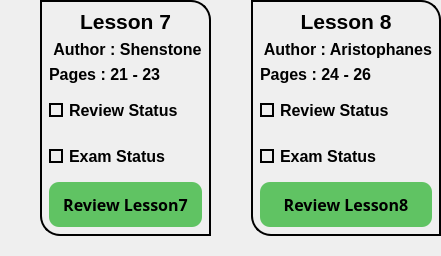
            <widget class="QWidget" name="widget_28" native="true">
             <property name="maximumSize">
              <size>
               <width>16777215</width>
               <height>280</height>
              </size>
             </property>
             <layout class="QHBoxLayout" name="horizontalLayout_8">
              <property name="spacing">
               <number>0</number>
              </property>
              <property name="leftMargin">
               <number>0</number>
              </property>
              <property name="topMargin">
               <number>0</number>
              </property>
              <property name="rightMargin">
               <number>0</number>
              </property>
              <property name="bottomMargin">
               <number>0</number>
              </property>
              <item>
               <widget class="QWidget" name="widget_35" native="true">
                <property name="styleSheet">
                 <string notr="true"/>
                </property>
                <layout class="QVBoxLayout" name="verticalLayout_27">
                 <property name="spacing">
                  <number>0</number>
                 </property>
                 <property name="leftMargin">
                  <number>40</number>
                 </property>
                 <property name="topMargin">
                  <number>0</number>
                 </property>
                 <property name="rightMargin">
                  <number>0</number>
                 </property>
                 <property name="bottomMargin">
                  <number>20</number>
                 </property>
                 <item>
                  <widget class="QWidget" name="widget_36" native="true">
                   <property name="styleSheet">
                    <string notr="true">border-bottom-left-radius:20px;
border-top-right-radius:20px;
border:2px solid black;
</string>
                   </property>
                   <layout class="QVBoxLayout" name="verticalLayout_28">
                    <item>
                     <widget class="QLabel" name="label_35">
                      <property name="font">
                       <font>
                        <family>Tahoma</family>
                        <pointsize>16</pointsize>
                        <bold>true</bold>
                       </font>
                      </property>
                      <property name="styleSheet">
                       <string notr="true">color:black;
border:none;</string>
                      </property>
                      <property name="text">
                       <string>Lesson 7</string>
                      </property>
                      <property name="alignment">
                       <set>Qt::AlignCenter</set>
                      </property>
                     </widget>
                    </item>
                    <item>
                     <widget class="QLabel" name="label_36">
                      <property name="minimumSize">
                       <size>
                        <width>0</width>
                        <height>5</height>
                       </size>
                      </property>
                      <property name="font">
                       <font>
                        <family>Tahoma</family>
                        <pointsize>12</pointsize>
                        <bold>true</bold>
                       </font>
                      </property>
                      <property name="styleSheet">
                       <string notr="true">color:black;
border:none;</string>
                      </property>
                      <property name="text">
                       <string> Author : Shenstone</string>
                      </property>
                      <property name="alignment">
                       <set>Qt::AlignCenter</set>
                      </property>
                     </widget>
                    </item>
                    <item>
                     <widget class="QLabel" name="label_37">
                      <property name="minimumSize">
                       <size>
                        <width>0</width>
                        <height>0</height>
                       </size>
                      </property>
                      <property name="font">
                       <font>
                        <family>Tahoma</family>
                        <pointsize>12</pointsize>
                        <bold>true</bold>
                       </font>
                      </property>
                      <property name="styleSheet">
                       <string notr="true">color:black;
border:none;</string>
                      </property>
                      <property name="text">
                       <string>Pages : 21 - 23</string>
                      </property>
                      <property name="alignment">
                       <set>Qt::AlignBottom|Qt::AlignLeading|Qt::AlignLeft</set>
                      </property>
                     </widget>
                    </item>
                    <item>
                     <widget class="QCheckBox" name="checkBox13">
                      <property name="minimumSize">
                       <size>
                        <width>0</width>
                        <height>40</height>
                       </size>
                      </property>
                      <property name="font">
                       <font>
                        <family>Tahoma</family>
                        <pointsize>12</pointsize>
                        <bold>true</bold>
                       </font>
                      </property>
                      <property name="layoutDirection">
                       <enum>Qt::LeftToRight</enum>
                      </property>
                      <property name="styleSheet">
                       <string notr="true">QCheckBox::indicator {
	border:2px solid black;	

}
QCheckBox::indicator:checked {
    background-color: qradialgradient(spread:pad, 
                            cx:0.5,
                            cy:0.5,
                            radius:0.9,
                            fx:0.5,
                            fy:0.5,
                            stop:0 rgba(0, 255, 0, 255), 
                            stop:1 rgba(0, 64, 0, 255));
}

QCheckBox{
	color:black;
	border:none;
}
</string>
                      </property>
                      <property name="text">
                       <string>Review Status</string>
                      </property>
                      <property name="iconSize">
                       <size>
                        <width>40</width>
                        <height>40</height>
                       </size>
                      </property>
                      <property name="tristate">
                       <bool>false</bool>
                      </property>
                     </widget>
                    </item>
                    <item>
                     <widget class="QCheckBox" name="checkBox14">
                      <property name="minimumSize">
                       <size>
                        <width>0</width>
                        <height>40</height>
                       </size>
                      </property>
                      <property name="font">
                       <font>
                        <family>Tahoma</family>
                        <pointsize>12</pointsize>
                        <bold>true</bold>
                       </font>
                      </property>
                      <property name="styleSheet">
                       <string notr="true">QCheckBox::indicator {
	border:2px solid black;	
}
QCheckBox::indicator:checked {
    background-color: qradialgradient(spread:pad, 
                            cx:0.5,
                            cy:0.5,
                            radius:0.9,
                            fx:0.5,
                            fy:0.5,
                            stop:0 rgba(0, 255, 0, 255), 
                            stop:1 rgba(0, 64, 0, 255));
}
QCheckBox{
	color:black;
	border:none;
}</string>
                      </property>
                      <property name="text">
                       <string>Exam Status</string>
                      </property>
                     </widget>
                    </item>
                    <item>
                     <widget class="QPushButton" name="btn7">
                      <property name="minimumSize">
                       <size>
                        <width>0</width>
                        <height>45</height>
                       </size>
                      </property>
                      <property name="font">
                       <font>
                        <family>Sitka Small Semibold</family>
                        <pointsize>12</pointsize>
                        <bold>true</bold>
                       </font>
                      </property>
                      <property name="cursor">
                       <cursorShape>PointingHandCursor</cursorShape>
                      </property>
                      <property name="styleSheet">
                       <string notr="true">border:none;
border-radius:10px;
color:black;
background-color: rgb(96, 195, 99);</string>
                      </property>
                      <property name="text">
                       <string>Review Lesson7</string>
                      </property>
                     </widget>
                    </item>
                   </layout>
                  </widget>
                 </item>
                </layout>
               </widget>
              </item>
              <item>
               <widget class="QWidget" name="widget_33" native="true">
                <property name="styleSheet">
                 <string notr="true"/>
                </property>
                <layout class="QVBoxLayout" name="verticalLayout_25">
                 <property name="spacing">
                  <number>0</number>
                 </property>
                 <property name="leftMargin">
                  <number>40</number>
                 </property>
                 <property name="topMargin">
                  <number>0</number>
                 </property>
                 <property name="rightMargin">
                  <number>0</number>
                 </property>
                 <property name="bottomMargin">
                  <number>20</number>
                 </property>
                 <item>
                  <widget class="QWidget" name="widget_34" native="true">
                   <property name="styleSheet">
                    <string notr="true">border-bottom-left-radius:20px;
border-top-right-radius:20px;
border:2px solid black;
</string>
                   </property>
                   <layout class="QVBoxLayout" name="verticalLayout_26">
                    <item>
                     <widget class="QLabel" name="label_32">
                      <property name="font">
                       <font>
                        <family>Tahoma</family>
                        <pointsize>16</pointsize>
                        <bold>true</bold>
                       </font>
                      </property>
                      <property name="styleSheet">
                       <string notr="true">color:black;
border:none;</string>
                      </property>
                      <property name="text">
                       <string>Lesson 8</string>
                      </property>
                      <property name="alignment">
                       <set>Qt::AlignCenter</set>
                      </property>
                     </widget>
                    </item>
                    <item>
                     <widget class="QLabel" name="label_33">
                      <property name="minimumSize">
                       <size>
                        <width>0</width>
                        <height>5</height>
                       </size>
                      </property>
                      <property name="font">
                       <font>
                        <family>Tahoma</family>
                        <pointsize>12</pointsize>
                        <bold>true</bold>
                       </font>
                      </property>
                      <property name="styleSheet">
                       <string notr="true">color:black;
border:none;</string>
                      </property>
                      <property name="text">
                       <string> Author : Aristophanes</string>
                      </property>
                      <property name="alignment">
                       <set>Qt::AlignCenter</set>
                      </property>
                     </widget>
                    </item>
                    <item>
                     <widget class="QLabel" name="label_34">
                      <property name="minimumSize">
                       <size>
                        <width>0</width>
                        <height>0</height>
                       </size>
                      </property>
                      <property name="font">
                       <font>
                        <family>Tahoma</family>
                        <pointsize>12</pointsize>
                        <bold>true</bold>
                       </font>
                      </property>
                      <property name="styleSheet">
                       <string notr="true">color:black;
border:none;</string>
                      </property>
                      <property name="text">
                       <string>Pages : 24 - 26</string>
                      </property>
                      <property name="alignment">
                       <set>Qt::AlignBottom|Qt::AlignLeading|Qt::AlignLeft</set>
                      </property>
                     </widget>
                    </item>
                    <item>
                     <widget class="QCheckBox" name="checkBox15">
                      <property name="minimumSize">
                       <size>
                        <width>0</width>
                        <height>40</height>
                       </size>
                      </property>
                      <property name="font">
                       <font>
                        <family>Tahoma</family>
                        <pointsize>12</pointsize>
                        <bold>true</bold>
                       </font>
                      </property>
                      <property name="layoutDirection">
                       <enum>Qt::LeftToRight</enum>
                      </property>
                      <property name="styleSheet">
                       <string notr="true">QCheckBox::indicator {
	border:2px solid black;	

}
QCheckBox::indicator:checked {
    background-color: qradialgradient(spread:pad, 
                            cx:0.5,
                            cy:0.5,
                            radius:0.9,
                            fx:0.5,
                            fy:0.5,
                            stop:0 rgba(0, 255, 0, 255), 
                            stop:1 rgba(0, 64, 0, 255));
}

QCheckBox{
	color:black;
	border:none;
}
</string>
                      </property>
                      <property name="text">
                       <string>Review Status</string>
                      </property>
                      <property name="iconSize">
                       <size>
                        <width>40</width>
                        <height>40</height>
                       </size>
                      </property>
                      <property name="tristate">
                       <bool>false</bool>
                      </property>
                     </widget>
                    </item>
                    <item>
                     <widget class="QCheckBox" name="checkBox16">
                      <property name="minimumSize">
                       <size>
                        <width>0</width>
                        <height>40</height>
                       </size>
                      </property>
                      <property name="font">
                       <font>
                        <family>Tahoma</family>
                        <pointsize>12</pointsize>
                        <bold>true</bold>
                       </font>
                      </property>
                      <property name="styleSheet">
                       <string notr="true">QCheckBox::indicator {
	border:2px solid black;	
}
QCheckBox::indicator:checked {
    background-color: qradialgradient(spread:pad, 
                            cx:0.5,
                            cy:0.5,
                            radius:0.9,
                            fx:0.5,
                            fy:0.5,
                            stop:0 rgba(0, 255, 0, 255), 
                            stop:1 rgba(0, 64, 0, 255));
}
QCheckBox{
	color:black;
	border:none;
}</string>
                      </property>
                      <property name="text">
                       <string>Exam Status</string>
                      </property>
                     </widget>
                    </item>
                    <item>
                     <widget class="QPushButton" name="btn8">
                      <property name="minimumSize">
                       <size>
                        <width>0</width>
                        <height>45</height>
                       </size>
                      </property>
                      <property name="font">
                       <font>
                        <family>Sitka Small Semibold</family>
                        <pointsize>12</pointsize>
                        <bold>true</bold>
                       </font>
                      </property>
                      <property name="cursor">
                       <cursorShape>PointingHandCursor</cursorShape>
                      </property>
                      <property name="styleSheet">
                       <string notr="true">border:none;
border-radius:10px;
color:black;
background-color: rgb(96, 195, 99);</string>
                      </property>
                      <property name="text">
                       <string>Review Lesson8</string>
                      </property>
                     </widget>
                    </item>
                   </layout>
                  </widget>
                 </item>
                </layout>
               </widget>
              </item>
             </layout>
            </widget>
